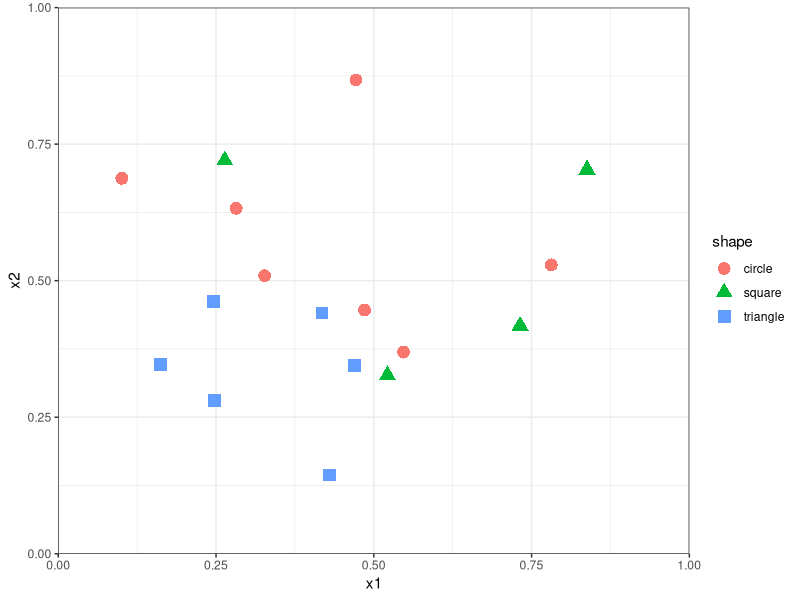

The R script that drew this image:
## ---- chunk 1
knitr::opts_chunk$set(echo = TRUE)
library(tidyverse)
## ---- chunk 2
set.seed(100)
n <- 6
circles <- data.frame(
  shape = "circle",
  x1 = runif(n+1, 0.05,.95),
  x2 = runif(n+1, .25,.95 )
)
triangles <- data.frame(
  shape = "triangle",
  x1 = runif(n, 0.05,.6),
  x2 = runif(n,  0.05,.6)
)
squares <- data.frame(
  shape = "square",
  x1 = runif(n-2, 0.0,.95),
  x2 = runif(n-2, 0.1,.75)
)
shapes <- rbind(circles, triangles, squares) %>% mutate(shape = as.factor(shape))


g<- ggplot(shapes, aes(x = x1, y = x2, col = shape, shape = shape)) +
  geom_point(size = 4) +
  scale_x_continuous(expand = c(0, 0) , limits = c(0, 1)) +
  scale_y_continuous(expand = c(0, 0), limits = c(0, 1)) +
  theme_bw()

g
